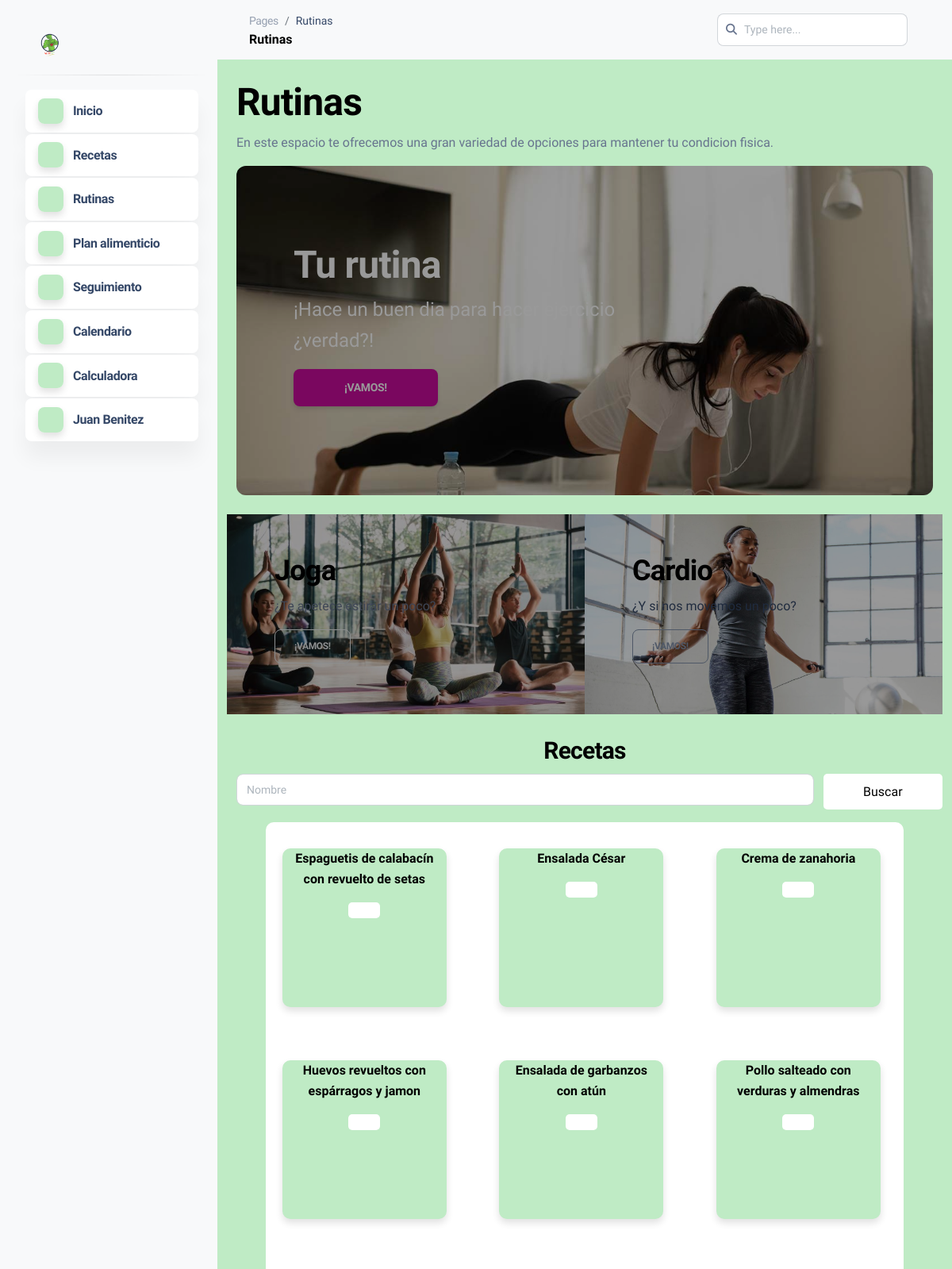
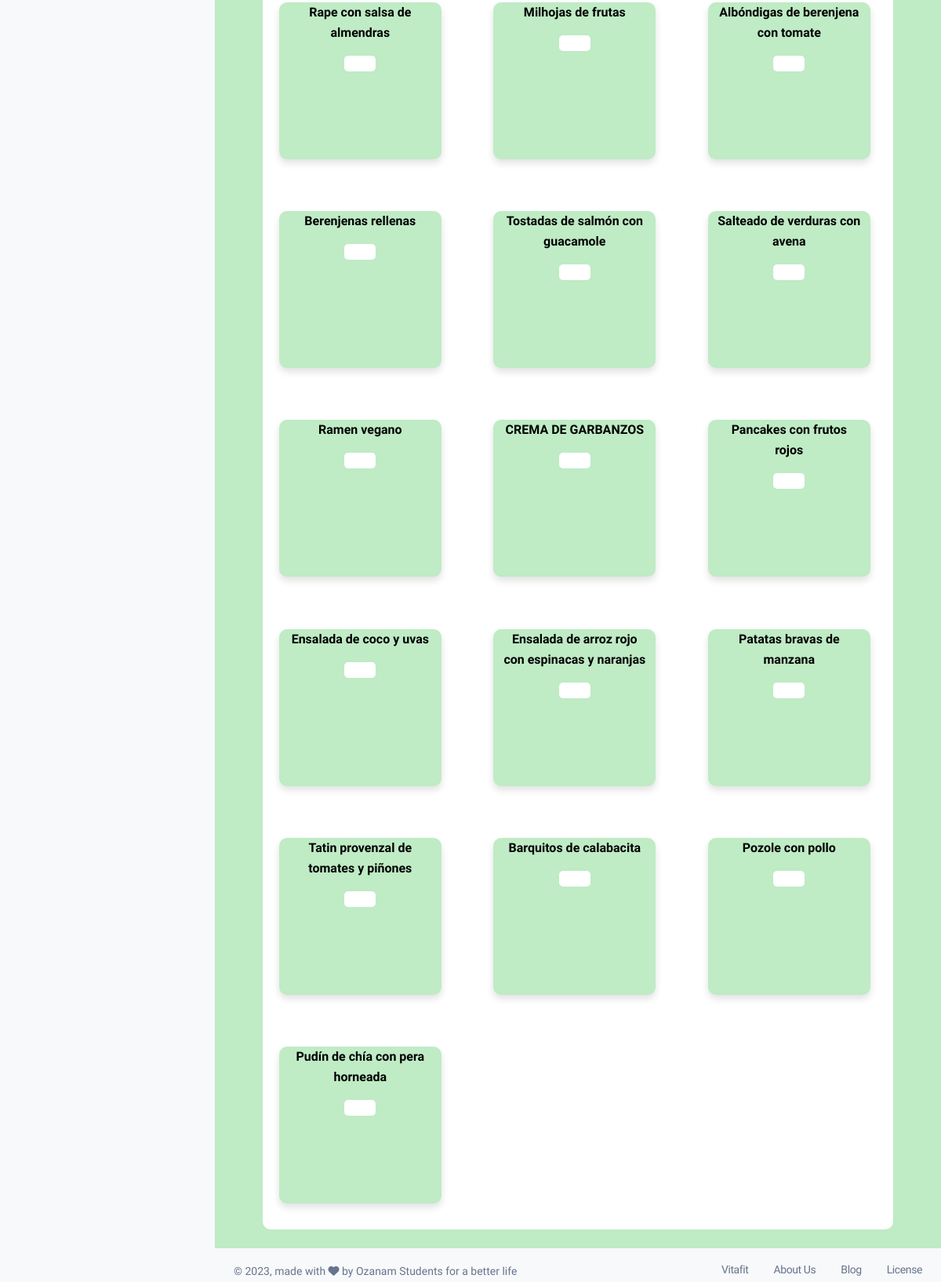
Screenshot of /dashboard.php?mod=rutinas (signed in) with the database file from the repository (2 pictures, top to bottom).
### tables this page shows
CREATE TABLE `receta` (
  `id_receta` int(2) NOT NULL,
  `nombre` varchar(50) NOT NULL,
  `descripcion` varchar(15000) NOT NULL,
  `video` blob NOT NULL,
  `ingredientes` varchar(1000) NOT NULL,
  `imagen` mediumblob NOT NULL
);

### modulos/rutinas.php (the view, shortened to what this page needs)
<h1>Rutinas</h1>
<p>En este espacio te ofrecemos una gran variedad de opciones para mantener tu condicion fisica.</p>
<div class="p-5 mb-4 bg-body-tertiary rounded-3" id="desayunito">
      <div class="container-fluid py-5">
        <h1 class="display-5 fw-bold" style="color:#FFFFFF;">Tu rutina</h1>
        <p class="col-md-8 fs-4" style="color:#FFFFFF;">¡Hace un buen dia para hacer ejercicio ¿verdad?!</p>
        <button class="btn btn-primary btn-lg" type="button">¡Vamos!</button>
      </div>
    </div>
    <div class="row align-items-md-stretch">
      <div class="col-md-6" id="postre">
        <div class="h-100 p-5 text-bg-clear rounded-3">
          <h2 class="fw-bold">Joga</h2>
          <p>¿Te apetece estirar un poco?</p>
          <button class="btn btn-outline-light" type="button">¡Vamos!</button>
        </div>
      </div>
      <div class="col-md-6" id="snack">
        <div class="h-100 p-5 bg-clear-tertiary text-dark rounded-3">
          <h2 class="fw-bold">Cardio</h2>
          <p>¿Y si nos movemos un poco?</p>
          <button class="btn btn-outline-secondary" type="button">¡Vamos!</button>
        </div>
      </div>
    </div>
<center>
<div class="col-md-12">
<form method="post"action="dashboard.php?mod=recetas">
  <div class="form-group">
    <br>
    <h3>Recetas</h3>
    <div class="row">
      <div class="col-md-10">
        <input type="text" class="form-control" name="txtconsulta" placeholder="Nombre">
      </div>
      <button type="submit" class="btn_consulta col-md-2" name="btn_consulta">Buscar</button>
    </div>
  </div>
<div class="recetas col-md-11">
<div class="row">
    <?php
      include "conexion.php";
      if (isset($_SESSION['documento'])){
      if(isset($_POST['btn_consulta'])){
      $dato=$_POST["txtconsulta"];
      $consulta=mysqli_query($conexion,"SELECT * FROM  WHERE nombre LIKE '%$dato%';") or die ($conexion."Error en la consulta");
      $cantidad = mysqli_num_rows($consulta);
      if($cantidad > 0){
      while($fila=mysqli_fetch_array($consulta)){
        ?>
        <br>
        <br><br>
        <div class="receta col-md-3 col-lg-3 col-sm-3 col-xs-3 shadow-md">
        <div class="nombre_receta">
          <h6><?php echo $fila['nombre'];?></h6>
        </div>
        <form method="post"action="dashboard.php?mod=info_receta">
        <input type="text" class="form-control" name="nombre_receta" value="<?php echo $fila['nombre'];?>" hidden>
        <button type="submit" class="btn_consulta col-md-2" name="btn_receta"></button>
        </form>
        </div>
        <?php
      }
      }
      }
      else{
        $dato='';
        $consulta=mysqli_query($conexion,"SELECT * FROM receta WHERE nombre LIKE '%$dato%';") or die ($conexion."Error en la consulta");
        $cantidad = mysqli_num_rows($consulta);
        if($cantidad > 0){
        while($fila=mysqli_fetch_array($consulta)){
          ?>
          <br>
          <br><br>
          <div class="receta col-md-3 col-lg-3 col-sm-3 col-xs-3 shadow-md">
          <div class="nombre_receta">
            <h6><?php echo $fila['nombre'];?></h6>
          </div>
          <form method="post"action="dashboard.php?mod=info_receta">
          <button type="submit" class="btn_consulta col-md-2" name="btn_receta"></button>
          </form>
          </div>
          <?php
        }
      }
      }
      }
    ?>
</div>
</div>
</div>
</center>
</div>

### dashboard.php (shortened to what this page needs)
<!DOCTYPE html>
<html lang="es">
<head>
  <link rel="stylesheet" href="https://unpkg.com/boxicons@2.1.3/css/boxicons.min.css">
  <link href="dashboard/assets/css/nucleo-svg.css" rel="stylesheet" />
  <link id="pagestyle" href="dashboard/assets/css/dashboards.css?v=1.0.7" rel="stylesheet" />
</head>
<body class="g-sidenav-show  bg-gray-100">
  <aside class="sidenav navbar navbar-vertical navbar-expand-xs border-0 border-radius-xl my-3 fixed-start ms-3 " id="sidenav-main">
    <div class="sidenav-header">
      <a class="navbar-brand" href="dashboard.php?mod=inicio">
        <img src="dashboard/media/vitafit_logo.png" alt="main_logo" style="height:3000px;">
      </a>
    </div>
    <hr class="horizontal dark mt-0">
    <div class="collapse navbar-collapse  w-auto " id="sidenav-collapse-main">
      <ul class="navbar-nav">
        <li class="nav-item">
          <a class="nav-link active" href="dashboard.php?mod=inicio">
            <div class="icon icon-shape icon-sm shadow border-radius-md text-center me-2 d-flex align-items-center justify-content-center">
            <box-icon type="regular" name="home-alt-2" color="black" size="22px"></box-icon>
            </div>
            <span class="nav-link-text ms-1">Inicio</span>
          </a>
        </li>
        <li class="nav-item">
          <a class="nav-link active" href="dashboard.php?mod=recetas">
            <div class="icon icon-shape icon-sm shadow border-radius-md text-center me-2 d-flex align-items-center justify-content-center">
            <box-icon type="regular" name="book" color="black" size="22px"></box-icon>
            </div>
            <span class="nav-link-text ms-1">Recetas</span>
          </a>
        </li>
        <li class="nav-item">
          <a class="nav-link active" href="dashboard.php?mod=rutinas">
            <div class="icon icon-shape icon-sm shadow border-radius-md text-center me-2 d-flex align-items-center justify-content-center">
            <box-icon type="regular" name="time" color="black" size="22px"></box-icon>
            </div>
            <span class="nav-link-text ms-1">Rutinas</span>
          </a>
        </li>
        <li class="nav-item">
          <a class="nav-link active" href="dashboard.php?mod=p_alimenticio">
            <div class="icon icon-shape icon-sm shadow border-radius-md text-center me-2 d-flex align-items-center justify-content-center">
            <box-icon type="regular" name="spreadsheet" color="black" size="22px"></box-icon>
            </div>
            <span class="nav-link-text ms-1">Plan alimenticio</span>
          </a>
        </li>
        <li class="nav-item">
          <a class="nav-link active" href="dashboard.php?mod=seguimiento">
            <div class="icon icon-shape icon-sm shadow border-radius-md text-center me-2 d-flex align-items-center justify-content-center">
            <box-icon type="regular" name="chart" color="black" size="22px"></box-icon>
            </div>
            <span class="nav-link-text ms-1">Seguimiento</span>
          </a>
        </li>
        <li class="nav-item">
          <a class="nav-link active" href="dashboard.php?mod=calendario">
            <div class="icon icon-shape icon-sm shadow border-radius-md text-center me-2 d-flex align-items-center justify-content-center">
            <box-icon type="regular" name="calendar-edit" color="black" size="22px"></box-icon>
            </div>
            <span class="nav-link-text ms-1">Calendario</span>
          </a>
        </li>
        <li class="nav-item">
          <a class="nav-link active" href="dashboard.php?mod=calculadora">
            <div class="icon icon-shape icon-sm shadow border-radius-md text-center me-2 d-flex align-items-center justify-content-center">
            <box-icon type="regular" name="math" color="black" size="22px"></box-icon>
            </div>
            <span class="nav-link-text ms-1">Calculadora</span>
          </a>
        </li>
        <li class="nav-item">
          <a class="nav-link active" href="dashboard.php?set=m_profile">
            <div class="icon icon-shape icon-sm shadow border-radius-md text-center me-2 d-flex align-items-center justify-content-center">
            <box-icon type="regular" name="user" color="black" size="22px"></box-icon>
            </div>
            <span class="nav-link-text ms-1"><?php echo $_SESSION['primer_nombre']," ",$_SESSION['primer_apellido']; ?><span>
          </a>
        </li>
      </ul>
    </div>
  </aside>
  <main class="main-content position-relative max-height-vh-100 h-100 border-radius-lg ">
    <nav class="navbar navbar-main navbar-expand-lg px-0 mx-4 shadow-none border-radius-xl" id="navbarBlur" navbar-scroll="true">
      <div class="container-fluid py-1 px-3">
        <nav aria-label="breadcrumb">
          <ol class="breadcrumb bg-transparent mb-0 pb-0 pt-1 px-0 me-sm-6 me-5">
            <li class="breadcrumb-item text-sm"><a class="opacity-5 text-dark" href="javascript:;" style="color: #BFEBC5; ">Pages</a></li>
            <li class="breadcrumb-item text-sm text-dark active" aria-current="page">
            <?php
        if(@ $_GET['mod']=="")
        {
          echo"Inicio";
        }
        else
            if(@ $_GET['mod']=="inicio")
            {
              echo"Inicio";
            }
            else
                if(@ $_GET['mod']=="recetas")
                {
                  echo"Recetas";
                }
                else
                    if(@ $_GET['mod']=="rutinas")
                    {
                      echo"Rutinas";
                    }
      ?>
            </li>
          </ol>
          <h6 class="font-weight-bolder mb-0">
          <?php
        if(@ $_GET['mod']=="")
        {
          echo"Inicio";
        }
        else
            if(@ $_GET['mod']=="inicio")
            {
              echo"Inicio";
            }
            else
                if(@ $_GET['mod']=="recetas")
                {
                  echo"Recetas";
                }
                else
                    if(@ $_GET['mod']=="rutinas")
                    {
                      echo"Rutinas";
                    }
      ?>
          </h6>
        </nav>
        <div class="collapse navbar-collapse mt-sm-0 mt-2 me-md-0 me-sm-4" id="navbar">
          <div class="ms-md-auto pe-md-3 d-flex align-items-center">
            <div class="input-group">
              <span class="input-group-text text-body"><i class="fas fa-search" aria-hidden="true"></i></span>
              <input type="text" class="form-control" placeholder="Type here...">
            </div>
          </div>
        </div>
      </div>
    </nav>
    <div class="container-fluid py-4" style=" background-color: #BFEBC5;">
      <?php
        if(@ $_GET['mod']=="")
        {
          require_once("modulos/inicio.php");
        }
        else
            if(@ $_GET['mod']=="inicio")
            {
              require_once("modulos/inicio.php");
            }
            else
                if(@ $_GET['mod']=="recetas")
                {
                  require_once("modulos/recetas.php");
                }
                else
                    if(@ $_GET['mod']=="rutinas")
                    {
                      require_once("modulos/rutinas.php");
                    }
      ?>
      <footer class="footer pt-3  ">
        <div class="container-fluid">
          <div class="row align-items-center justify-content-lg-between">
            <div class="col-lg-6 mb-lg-0 mb-4">
              <div class="copyright text-center text-sm text-muted text-lg-start">
                © ,
                made with <i class="fa fa-heart"></i> by Ozanam Students for a better life
              </div>
            </div>
            <div class="col-lg-6">
              <ul class="nav nav-footer justify-content-center justify-content-lg-end">
                <li class="nav-item">
                  <a href="https://instagram.com/vitafit_fo" class="nav-link text-muted" target="_blank">Vitafit</a>
                </li>
                <li class="nav-item">
                  <a href="https://www.creative-tim.com/presentation" class="nav-link text-muted" target="_blank">About Us</a>
                </li>
                <li class="nav-item">
                  <a href="https://www.creative-tim.com/blog" class="nav-link text-muted" target="_blank">Blog</a>
                </li>
                <li class="nav-item">
                  <a href="https://www.creative-tim.com/license" class="nav-link pe-0 text-muted" target="_blank">License</a>
                </li>
              </ul>
            </div>
          </div>
        </div>
      </footer>
  </main>
</body>
</html>

### dashboard/assets/css/nucleo-svg.css (style rules this page uses)
.icon { display: inline-block; color: #111111; height: 1em; width: 1em; }
.icon-sm { height: 0.8em; width: 0.8em; }
.icon { fill: currentColor; stroke: none; }

### modulos/rutinas.php (style rules this page uses)
#desayunito { background-image: url(modulos/img/rutina.jpg); background-repeat: no-repeat; background-size: 100%; filter: brightness(0.6); position: relative; }
#postre { background-image: url(modulos/img/joga.jpg); background-repeat: no-repeat; background-size: 100%; filter: brightness(0.6); }
#snack { background-image: url(modulos/img/cardio.jpg); background-repeat: no-repeat; background-size: 100%; filter: brightness(0.6); }
.btn_consulta { background-color:#ffffff; padding: 10px 20px; color: black; border: none; border-radius: 5px; font-size: 16px; cursor: pointer; transition: transform 0.3s ease; }
.receta { background-color:#BFEBC5 ; height: 200px; margin: 4%; border-radius: 10px; }
.recetas { background-color:white ; border-radius: 10px; }

### rows the page displays
receta: nombre "Espaguetis de calabacín con revuelto de setas"
receta: nombre "Ensalada César"
receta: nombre "Crema de zanahoria"
receta: nombre "Huevos revueltos con espárragos y jamon"
receta: nombre "Ensalada de garbanzos con atún"
receta: nombre "Pollo salteado con verduras y almendras"
receta: nombre "Rape con salsa de almendras"
receta: nombre "Milhojas de frutas"
receta: nombre "Albóndigas de berenjena con tomate"
receta: nombre "Berenjenas rellenas"
receta: nombre "Tostadas de salmón con guacamole"
receta: nombre "Salteado de verduras con avena"
receta: nombre "Ramen vegano"
receta: nombre "CREMA DE GARBANZOS"
receta: nombre "Pancakes con frutos rojos"
receta: nombre "Ensalada de coco y uvas"
receta: nombre "Ensalada de arroz rojo con espinacas y naranjas"
receta: nombre "Patatas bravas de manzana"
receta: nombre "Tatin provenzal de tomates y piñones"
receta: nombre "Barquitos de calabacita"
receta: nombre "Pozole con pollo"
receta: nombre "Pudín de chía con pera horneada"

### other values shown
$_SESSION['primer_nombre'] "Juan"
$_SESSION['primer_apellido'] "Benitez"
